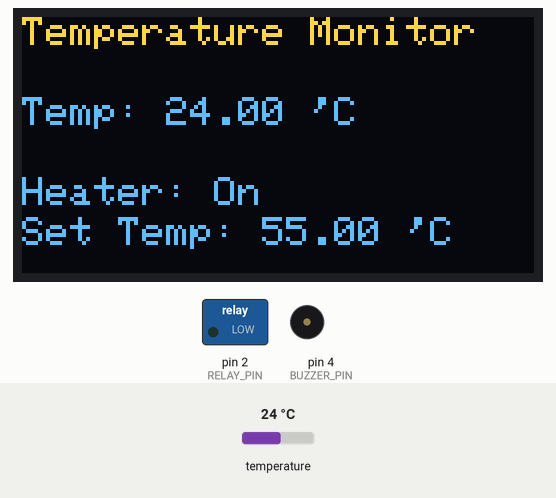
Recording of a sketch running on a simulated Arduino Uno, built with avr-gcc and run on an emulated ATmega328P. On the bench: 128×64 one-colour display, switched loads named in the sketch (green lamp = pin HIGH), buzzer (waves = sounding, pin HIGH). The test bench sets the inputs (shaded band); at power-on: temperature 24 °C. The OLED is the two-colour kind (top 16 rows yellow); what the sketch prints to the serial monitor is not drawn.

Above: at 3.4 s.
3.5 s: temperature set to 12 °C
At 4.6 s:
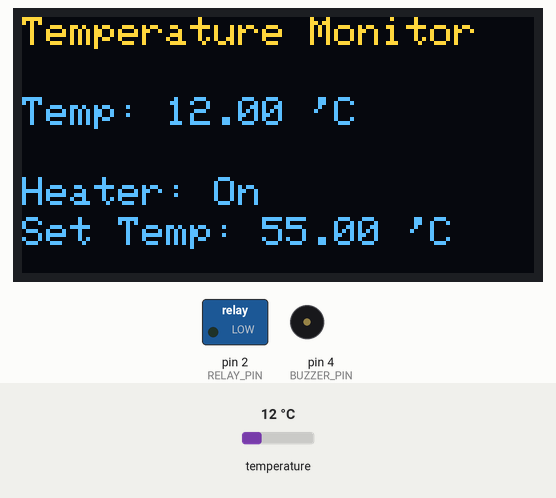
5.6 s: temperature set to 19 °C
8.2 s: temperature set to 28 °C
At 10.8 s:
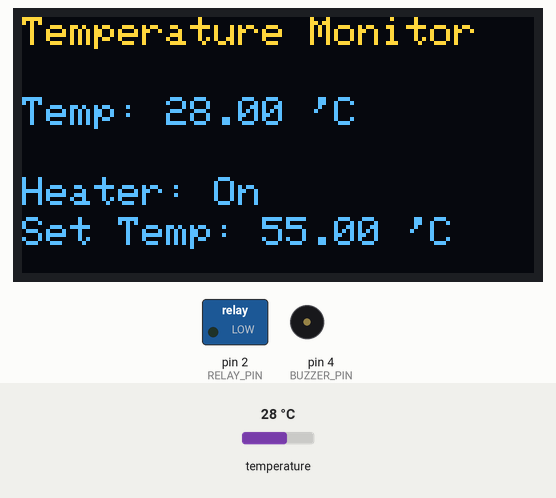
Timing chart, 0 to 12.3 s (numbered marks = the images above; inputs shaded):
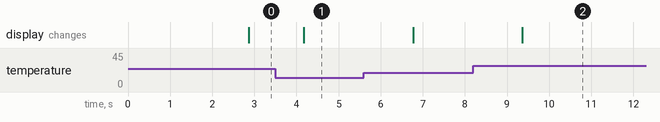

Measured:
- after the input at 3.5 s, the display: changes after 0.67 s (image 1)
- after the input at 8.2 s, the display: changes after 1.2 s (image 2)

The sketch:

main.ino
```cpp
#include <OneWire.h>
#include <DallasTemperature.h>
#include <Wire.h>
#include <Adafruit_GFX.h>
#include <Adafruit_SSD1306.h>

// DS18B20 sensor setup
#define ONE_WIRE_BUS 33 // GPIO pin connected to the DS18B20 data pin
OneWire oneWire(ONE_WIRE_BUS);
DallasTemperature sensors(&oneWire);

// Relay setup
#define RELAY_PIN 2 // GPIO pin connected to the relay module IN pin
#define TEMPERATURE_THRESHOLD 55.0 // Temperature threshold in Celsius

// Buzzer setup
#define BUZZER_PIN 4 // GPIO pin connected to the buzzer

// OLED display setup
#define SCREEN_WIDTH 128
#define SCREEN_HEIGHT 64
Adafruit_SSD1306 display(SCREEN_WIDTH, SCREEN_HEIGHT, &Wire, -1);

void setup() {
  Serial.begin(115200);
  sensors.begin();

  // Initialize relay
  pinMode(RELAY_PIN, OUTPUT);
  digitalWrite(RELAY_PIN, LOW); // Relay initially off

  // Initialize buzzer
  pinMode(BUZZER_PIN, OUTPUT);

  // Initialize OLED display
  if (!display.begin(SSD1306_SWITCHCAPVCC, 0x3C)) { // Check for display initialization
    Serial.println(F("SSD1306 allocation failed"));
    for (;;); // Loop here forever if OLED initialization fails
  }
  display.clearDisplay();
  display.setTextSize(1);
  display.setTextColor(SSD1306_WHITE);
  display.setCursor(0, 0);
  display.println("Starting...");
  display.display();
  delay(2000);
}

void loop() {
  sensors.requestTemperatures(); // Request temperature readings
  float temperatureC = sensors.getTempCByIndex(0); // Read the temperature

  Serial.print("Temperature: ");
  Serial.print(temperatureC);
  Serial.println(" °C");

  // Display the temperature on the OLED
  display.clearDisplay();
  display.setCursor(0, 0);
  display.println("Temperature Monitor");
  display.setCursor(0, 20);
  display.print("Temp: ");
  display.print(temperatureC);
  display.println(" 'C");

  // If the temperature exceeds the threshold, turn on the relay
  if (temperatureC >= TEMPERATURE_THRESHOLD) {
    digitalWrite(RELAY_PIN, HIGH); // Relay ON
    display.setCursor(0, 40);
    display.println("Heater: Off");
  } else {
    digitalWrite(RELAY_PIN, LOW);  // Relay OFF
    display.setCursor(0, 40);
    display.println("Heater: On");
  }
    display.setCursor(0, 50);
    display.print("Set Temp: ");
    display.print(TEMPERATURE_THRESHOLD);
    display.print(" 'C ");
  // Display buzzer status on the OLED and trigger it if temperature is in range
  if (temperatureC >= 55.0 && temperatureC <= 57.0) {


    tone(BUZZER_PIN, 800);
    delay(1000);
    noTone(BUZZER_PIN);
    delay(500);
    tone(BUZZER_PIN, 1000);
    delay(2000);
    noTone(BUZZER_PIN);
  }
  display.display(); // Send buffer to display
  delay(500); // Wait for 1 second before next reading
}
```
